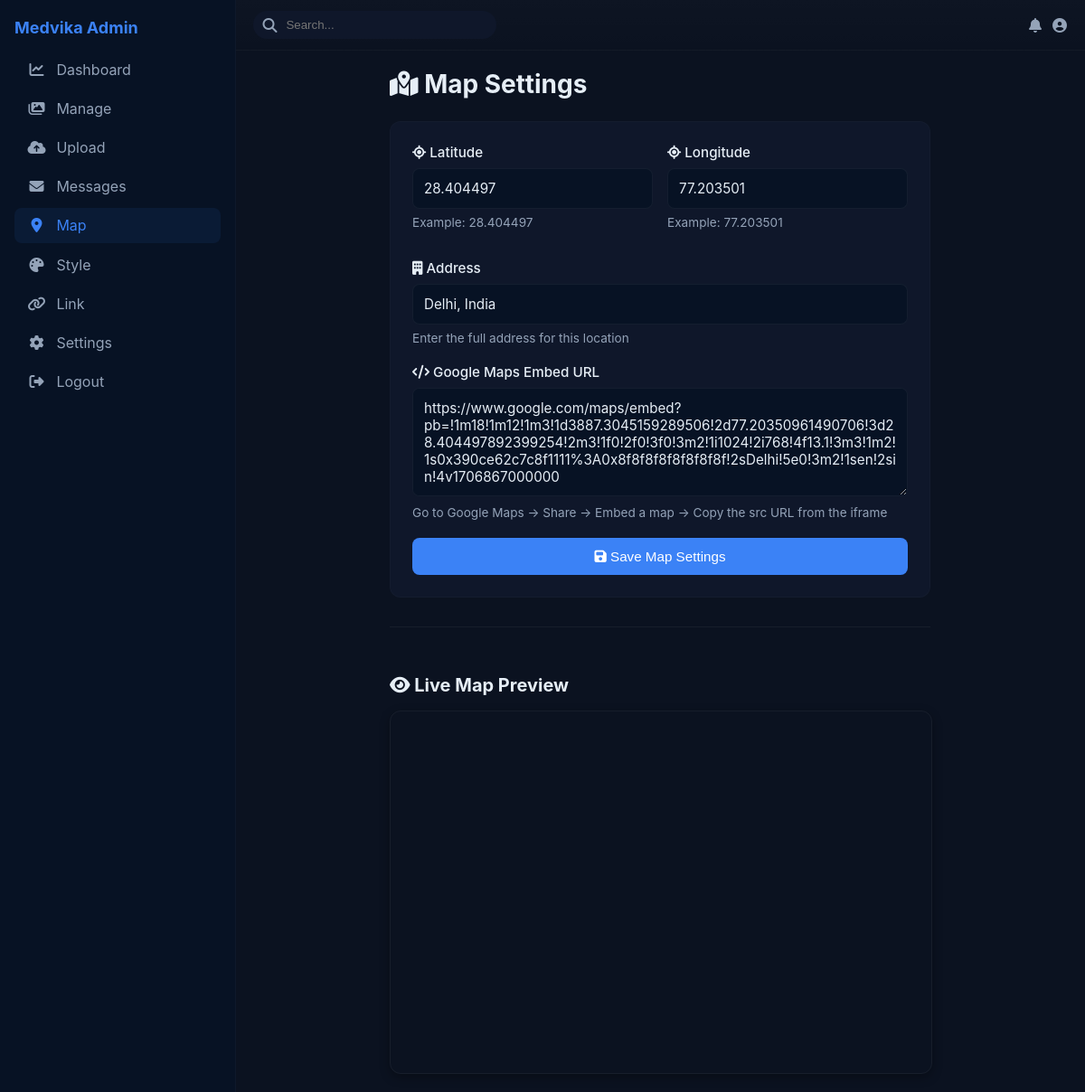
Page /admin/map (signed in) on the committed database.
### tables this page shows
CREATE TABLE map_settings (
    id INTEGER PRIMARY KEY CHECK (id = 1),
    latitude REAL NOT NULL DEFAULT 28.404497,
    longitude REAL NOT NULL DEFAULT 77.203501,
    address TEXT NOT NULL DEFAULT 'Delhi, India',
    embed_url TEXT NOT NULL DEFAULT 'https://www.google.com/maps/embed?pb=!1m18!1m12!1m3!1d3887.3045159289506!2d77.20350961490706!3d28.404497892399254!2m3!1f0!2f0!3f0!3m2!1i1024!2i768!4f13.1!3m3!1m2!1s0x390ce62c7c8f1111%3A0x8f8f8f8f8f8f8f8f!2sDelhi!5e0!3m2!1sen!2sin!4v1706867000000',
    updated_at TIMESTAMP NOT NULL DEFAULT CURRENT_TIMESTAMP
);

### routes/admin.py (the view)
@admin_bp.route('/map')
@admin_login_required
def admin_map():
    conn = get_db_connection()
    map_data = conn.execute('SELECT * FROM map_settings WHERE id = 1').fetchone()
    conn.close()
    if map_data is None:
        map_data = DEFAULT_MAP_SETTINGS
    return render_template('admin/map.html', map_data=map_data)

### app.py (called while the page is built)
@app.before_request
def log_request_info():
    try:
        ip = request.headers.get('X-Forwarded-For', request.remote_addr)
        if ip and ',' in ip:
            ip = ip.split(',')[0].strip()
        logging.info('ACCESS %s %s %s', ip or '-', request.method, request.path)
    except Exception:
        pass

@app.context_processor
def inject_global_data():
    try:
        conn = get_db_connection()
        settings = conn.execute('SELECT * FROM settings WHERE id = 1').fetchone()
        conn.close()
        if settings is None:
            settings = DEFAULT_SETTINGS
    except Exception:
        settings = DEFAULT_SETTINGS
    return {
        'social_links': get_social_links(),
        'site_settings': settings
    }

### utils/__init__.py (called while the page is built)
def admin_login_required(f):
    @wraps(f)
    def decorated(*args, **kwargs):
        if 'admin_logged_in' not in session:
            return redirect(url_for('admin.admin_login'))
        return f(*args, **kwargs)
    return decorated

### utils/helpers.py (called while the page is built)
def get_social_links():
    try:
        conn = get_db_connection()
        links = conn.execute('SELECT * FROM social_links ORDER BY id').fetchall()
        conn.close()
        return links
    except Exception:
        return []

### templates/admin/map.html (shortened to what this page needs)
{% extends 'admin/admin_base.html' %}
{% block admin_content %}
<div class="map-header">
  <h2><i class="fas fa-map-location-dot"></i> Map Settings</h2>
</div>
<div class="map-form-card">
  <form method="POST" action="/admin/map/update">
    <div class="form-row">
      <div class="form-group">
        <label class="form-label"><i class="fas fa-location"></i> Latitude</label>
        <input type="number" name="latitude" value="{{ map_data.latitude }}" step="0.000001" required class="form-input">
        <p class="help-text">Example: 28.404497</p>
      </div>
      <div class="form-group">
        <label class="form-label"><i class="fas fa-location"></i> Longitude</label>
        <input type="number" name="longitude" value="{{ map_data.longitude }}" step="0.000001" required class="form-input">
        <p class="help-text">Example: 77.203501</p>
      </div>
    </div>
    <div class="form-group">
      <label class="form-label"><i class="fas fa-building"></i> Address</label>
      <input type="text" name="address" value="{{ map_data.address }}" required class="form-input" placeholder="Enter full address">
      <p class="help-text">Enter the full address for this location</p>
    </div>
    <div class="form-group">
      <label class="form-label"><i class="fas fa-code"></i> Google Maps Embed URL</label>
      <textarea name="embed_url" required class="form-textarea" placeholder="Paste the embed src URL">{{ map_data.embed_url }}</textarea>
      <p class="help-text">Go to Google Maps → Share → Embed a map → Copy the src URL from the iframe</p>
    </div>
    <button type="submit" class="btn-save"><i class="fas fa-save"></i> Save Map Settings</button>
  </form>
</div>
<div class="map-preview-section">
  <h3><i class="fas fa-eye"></i> Live Map Preview</h3>
  <div class="map-preview">
    <iframe src="{{ map_data.embed_url }}" allowfullscreen="" loading="lazy"></iframe>
  </div>
</div>
{% endblock %}

### templates/admin/admin_base.html (style rules this page uses)
:root { --bg:#0b1220;--panel:#0f1724;--muted:#94a3b8;--accent:#3b82f6;--card:#0f172a }
html,body { height:100%;margin:0;font-family:Inter,Segoe UI,Roboto,system-ui,Arial;background:var(--bg);color:#e6eef6 }

### templates/admin/map.html (style rules this page uses)
.map-header { margin-bottom:1.5rem }
.map-header h2 { margin:0;font-size:1.75rem;color:#e6eef6 }
.map-form-card { background:#0f172a;border:1px solid rgba(255,255,255,0.02);border-radius:.75rem;padding:1.5rem;margin-bottom:1.5rem }
.form-row { display:grid;grid-template-columns:1fr 1fr;gap:1rem }
.form-group { margin-bottom:1.25rem }
.form-label { display:block;margin-bottom:.5rem;color:#e6eef6;font-weight:500;font-size:.95rem }
.form-input,.form-textarea { width:100%;padding:.75rem;background:#071224;border:1px solid rgba(255,255,255,0.05);border-radius:.5rem;color:#e6eef6;font-size:.95rem;font-family:inherit;box-sizing:border-box }
.form-textarea { min-height:120px;resize:vertical }
.help-text { color:#94a3b8;font-size:.85rem;margin-top:.4rem }
.btn-save { background:#3b82f6;color:white;padding:.75rem 1.5rem;border:none;border-radius:.5rem;font-weight:500;cursor:pointer;transition:all .2s;font-size:.95rem;width:100% }
.map-preview-section { margin-top:2rem;padding-top:2rem;border-top:1px solid rgba(255,255,255,0.05) }
.map-preview-section h3 { font-size:1.25rem;color:#e6eef6;margin-bottom:1rem }
.map-preview { width:100%;height:400px;border-radius:.75rem;overflow:hidden;border:1px solid rgba(255,255,255,0.05);box-shadow:0 4px 12px rgba(0,0,0,0.3) }
.map-preview iframe { width:100%;height:100%;border:none }

### rows in the picture
map_settings: latitude "28.404497", longitude "77.203501", address "Delhi, India", embed_url "https://www.google.com/maps/embed?pb=!1m18!1m12!1m3!1d3887.3045159289506!2d77.20350961490706!3d28.404497892399254!2m3!1f0!2f0!3f0!3m2!1i1024!2i768!4f13.1!3m3!1m2!1s0x390ce62c7c8f1111%3A0x8f8f8f8f8f8f8f8f!2sDelhi!5e0!3m2!1sen!2sin!4v1706867000000"
